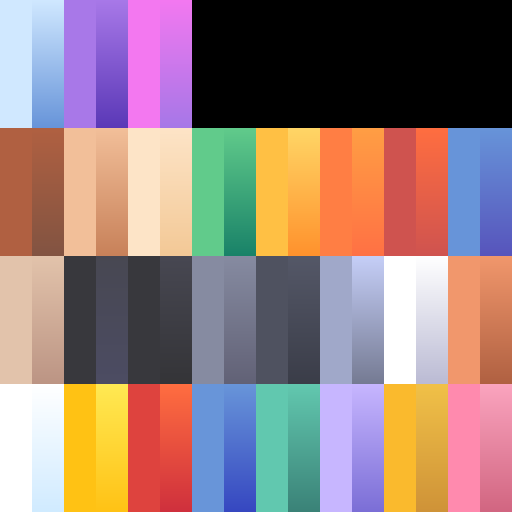
#> input picture assets/cars/colormap.png, 512 x 512 px, found by its file name
$ python window_masks.py
#> lines starting #> are read from the running program, lines starting #| are printed output that depends on the picture; after the words box and inside, x2 and y2 are one past the last pixel; in counts of white or black regions, pixels touching at a corner belong together
"""Маски ночных окон для наборов City Kit: голубые ячейки палитры (стекло) -> тёплый свет.
Запуск: python3 tools/kits/window_masks.py"""
import colorsys, os
import numpy as np
from PIL import Image
ROOT = os.path.abspath(os.path.join(os.path.dirname(__file__), "..", ".."))
for kit in ["city_commercial", "city_industrial", "city_suburban"]:
    d = os.path.join(ROOT, "assets", "kenney", kit, "Textures")
    a = np.asarray(Image.open(os.path.join(d, "colormap.png")).convert("RGB")).astype(np.float64) / 255
    h, w, _ = a.shape
#> h = 512; w = 512
    out = np.zeros_like(a)
    hsv = np.array([colorsys.rgb_to_hsv(*px) for px in a.reshape(-1, 3)]).reshape(h, w, 3)
#> hsv: shape (512, 512, 3) float64; mean of channels 0, 1, 2 0.332, 0.365, 0.685
    hue, sat, val = hsv[..., 0] * 360, hsv[..., 1], hsv[..., 2]
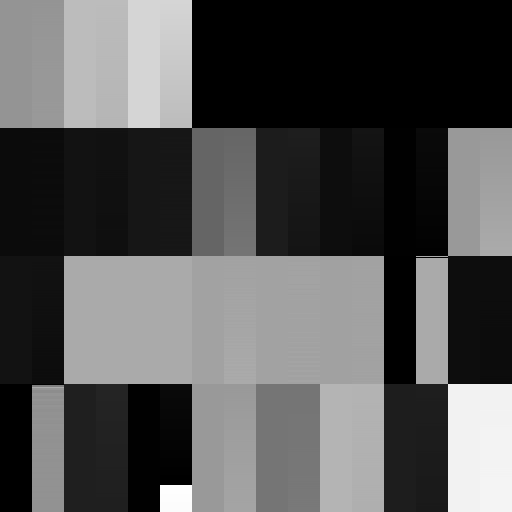
#> hue: shape (512, 512) float64; min 0, max 359.6, mean 119.4; drawn with min black and max white
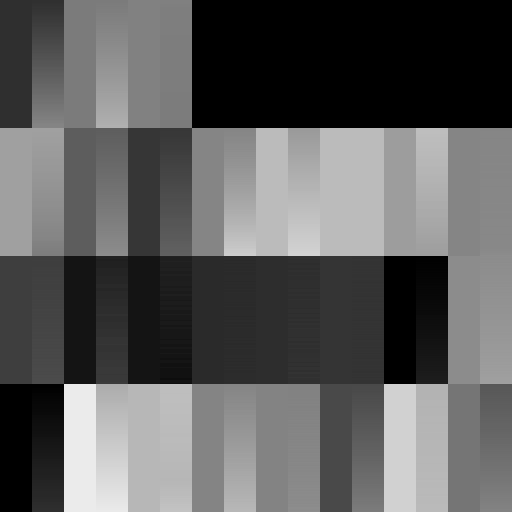
#> sat: shape (512, 512) float64; min 0, max 0.922, mean 0.365
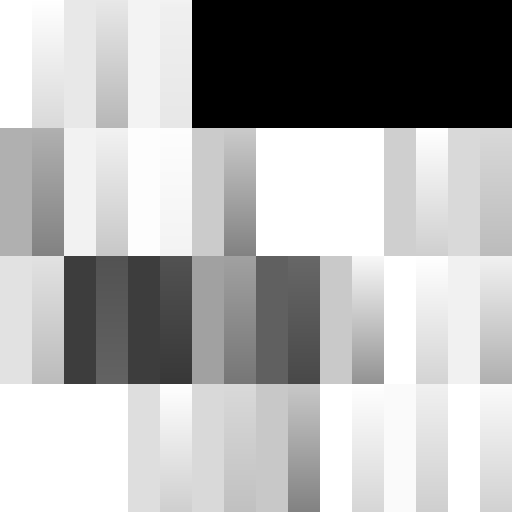
#> val: shape (512, 512) float64; min 0, max 1, mean 0.685
    glass = (hue > 200) & (hue < 235) & (sat > 0.18) & (sat < 0.75) & (val > 0.6)
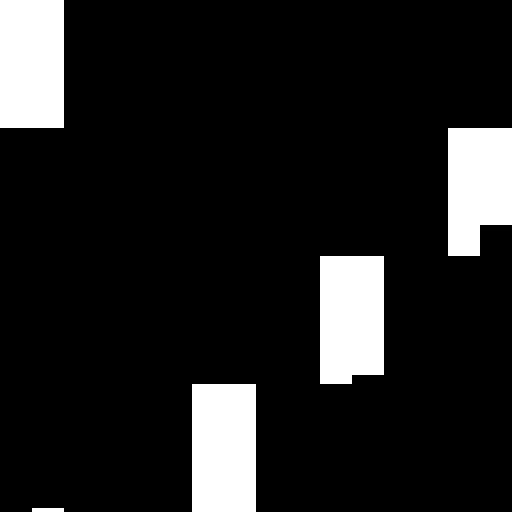
#> glass: shape (512, 512) bool; 12.1% white; 5 white regions, box (x1, y1, x2, y2) and area: (0, 0, 64, 128) 8192, (192, 384, 256, 512) 8192, (320, 256, 384, 384) 7904, (448, 128, 512, 256) 7200, (32, 508, 64, 512) 128
    out[glass] = [1.0, 0.78, 0.45]
    Image.fromarray((out * 255).astype(np.uint8)).save(os.path.join(d, "emissive_windows.png"))
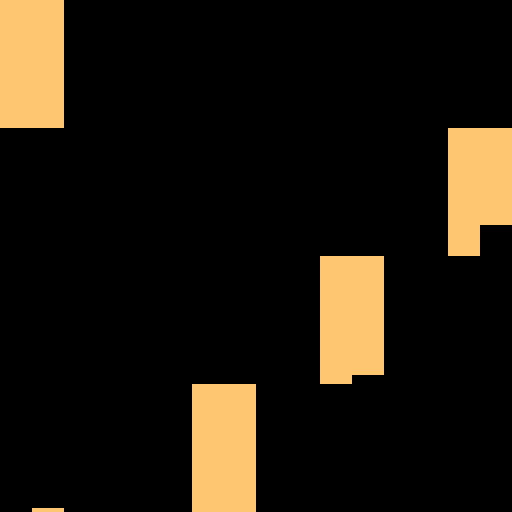
#> saved as emissive_windows.png: PIL image 512x512 RGB; mean R, G, B 30.8, 23.9, 13.7
    print(kit, "доля стекла", round(glass.mean(), 3))
#| city_commercial доля стекла 0.121
